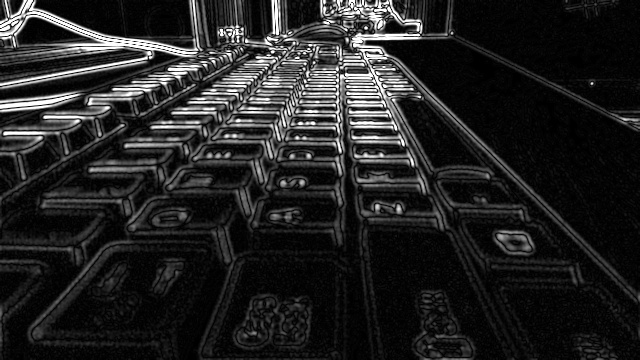
#> input picture results/keyboard_homography/focus_stack/focus_00000.jpg, 640 x 360 px, given in place of focus_stackfocus_00000.jpg, which was not available
$ python depth_from_focus_test.py ../results/keyboard_homography/focus_stack ../results/keyboard_homography/focus_stack   (older library calls are emulated)
#> lines starting #> are read from the running program, lines starting #| are printed output that depends on the picture; pictures that were not available may be replaced by others from this repository, and a replacement may not be noted
### src/utils.py
import os
import cv2
import numpy as np

# General
WEIGHTS = np.array(
        [[0, 0, 1, 2, 1, 0, 0],
        [0, 1, 2, 3, 2, 1, 0],
        [1, 2, 3, 4, 3, 2, 1],
        [2, 3, 4, 5, 4, 3, 2],
        [1, 2, 3, 4, 3, 2, 1],
        [0, 1, 2, 3, 2, 1, 0],
        [0, 0, 1, 2, 1, 0, 0]])

def convert_to_grayscale(img):
    imGray = cv2.cvtColor(img, cv2.COLOR_BGR2GRAY)
    return imGray

def read_image(image_path):
    img = cv2.imread(image_path, cv2.IMREAD_COLOR)
#> img is the input picture: shape (360, 640, 3); min 0, max 255, mean 35.2
    return img

def read_flow(flow_path):
    flow = np.load(flow_path)
    return flow

def save_image(save_path, save_as, img):
    if not os.path.exists(save_path):
        os.makedirs(save_path)

    cv2.imwrite(save_path+save_as, img)

# [17 lines left out: functions save_heatmap, find_all_files, not called in this run]

def read_images_from_path(img_path):
    img_list = []

    for root, dirs, files in os.walk(img_path):
        for i, file in enumerate(sorted(files)):
            if file.endswith('.jpg') or file.endswith('.png'):
                img_list.append(read_image(root + file))

    return img_list

# [4 lines left out: function normalize, not called in this run]

### src/depth_from_focus_test.py
# from pygco-wrapper import cut_simple
from utils import *

import argparse
import cv2
import numpy as np

def focus_stack(aligned_img, gaussian_size, laplacian_size):
    imGray = convert_to_grayscale(aligned_img)
    gaussian_img = cv2.GaussianBlur(imGray, (gaussian_size, gaussian_size), 0)
    laplacian_img = cv2.Laplacian(gaussian_img, cv2.CV_64F, ksize=laplacian_size)

    return laplacian_img

def focus_measure_cal(cost_volume, kernel_size=9):
    focus_measure = np.zeros_like(cost_volume)
    kernel = np.ones((kernel_size, kernel_size))

    for i in range(len(cost_volume)):
        focus_img = cost_volume[i]
        focus_measure[i] = focus_img*focus_img
        focus_measure[i] = cv2.filter2D(focus_measure[i], -1, kernel)

    return focus_measure

def all_in_focus(img_list, cost_volume, kernel_size, gaussian_size):
    bgr_imgs = np.asarray(img_list)

    all_in_focus_img = np.zeros_like(bgr_imgs[0])
    height, width, channels = all_in_focus_img.shape

    focus_measure = focus_measure_cal(cost_volume, kernel_size)
    argmax = np.argmax(focus_measure, axis=0)

    normalized = 255 - (normalize(argmax) * 255)
    depth_map = cv2.GaussianBlur(normalized, (gaussian_size, gaussian_size), 0)

    for i in range(height):
        for j in range(width):
            idx = argmax[i, j]
            all_in_focus_img[i, j, :] = bgr_imgs[idx, i, j, :]

    return depth_map, all_in_focus_img

"""
def graph_cut(cost_volume, unary_scale, pair_scale, n_iter):
    n = len(cost_volume)
    ii, jj = np.meshgrid(range(n), range(n))

    unary_cost = normalize(np.stack(cost_volume, axis=-1)) * unary_scale
    pairwise_cost = np.abs(ii - jj) * pair_scale

    graph_img = cut_simple(unary_cost.astype(np.int32), pairwise_cost.astype(np.int32), n_iter)

    return graph_img
"""

def main(img_path, base_path):
    focus_save_path  = base_path + "focus_stack/"
    depth_save_path = base_path + "depth_map/"
    all_focus_save_path = base_path + "all_in_focus/"
    graph_save_path = base_path + "graph_cut/"
    wmf_save_path = base_path + "wmf/"
    save_as = "output.jpg"

    img_list = read_images_from_path(img_path)
    stacked_focus_imgs = []

    print("Stacking focus using LoG ... ")
    for i, aligned_img in enumerate(img_list):
        focus_save_as = "focus_" + str(i) + ".jpg"

        laplacian_img = focus_stack(aligned_img, gaussian_size=5, laplacian_size=5)
        stacked_focus_imgs.append(laplacian_img)

        print("... Saving images ...")
        save_image(focus_save_path, focus_save_as, laplacian_img)
#> this loop made 4 passes
#> pass 1, in focus_stack, `gaussian_img = cv2.GaussianBlur(imGray, (gaussian_size, gaussian_size)..`:
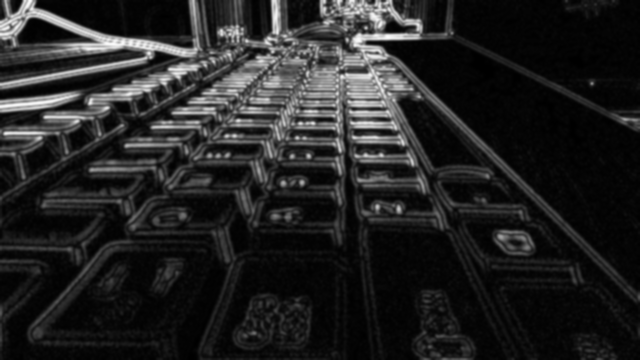
#> gaussian_img: shape (360, 640); min 0, max 251, mean 35.2
#> pass 1, in focus_stack, `laplacian_img = cv2.Laplacian(gaussian_img, cv2.CV_64F, ksize=laplacia..`:
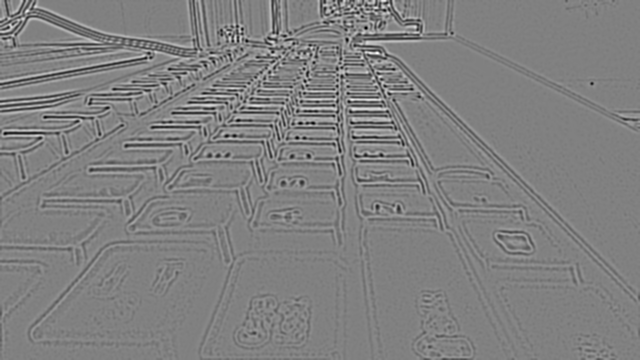
#> laplacian_img: shape (360, 640) float64; min -4234, max 4166, mean -0.3; drawn with min black and max white
#> pass 1, in save_image, `cv2.imwrite(save_path+save_as, img)`:
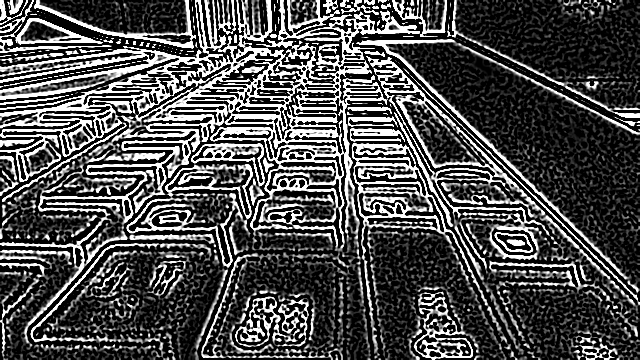
#> saved as focus_0.jpg: shape (360, 640); min 0, max 255, mean 77.8

    # [8 lines of commented-out code are left out]

if __name__ == '__main__':
    parser = argparse.ArgumentParser(description="Depth from Focus")
    parser.add_argument('img_path',
                        default="../dataset/07/",
                        help="Input images directory")
    parser.add_argument('base_path',
                        default="../dataset/save/07/",
                        help="Base directory")
    args = parser.parse_args()

    base_path = args.base_path
    img_path = args.img_path

#> (the run stopped early here; a loop or call above may not have finished)

$ run again, on results/keyboard_homography/focus_stack/focus_00005.jpg
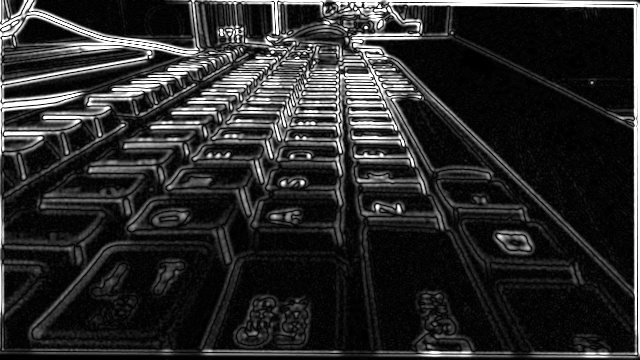
#> input picture results/keyboard_homography/focus_stack/focus_00005.jpg, 640 x 360 px, given in place of focus_stackfocus_00000.jpg, which was not available
#> in read_image, img is the input picture: shape (360, 640, 3); min 0, max 255, mean 42.4
#> the loop in main, `for i, aligned_img in enumerate(img_list):` made 3 passes
#> pass 1, in focus_stack, `laplacian_img = cv2.Laplacian(gaussian_img, cv2.CV_64F, ksize=laplacia..`:
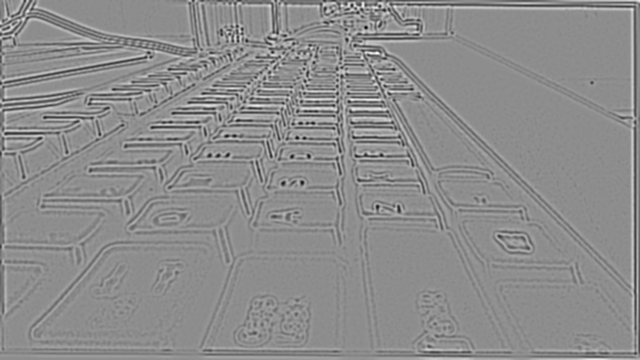
#> laplacian_img: shape (360, 640) float64; min -5022, max 4056, mean -0.9; drawn with min black and max white
#> pass 1, in save_image, `cv2.imwrite(save_path+save_as, img)`:
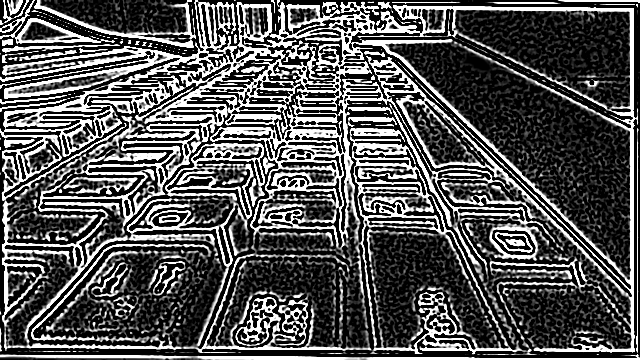
#> saved as focus_0.jpg: shape (360, 640); min 0, max 255, mean 84.7
